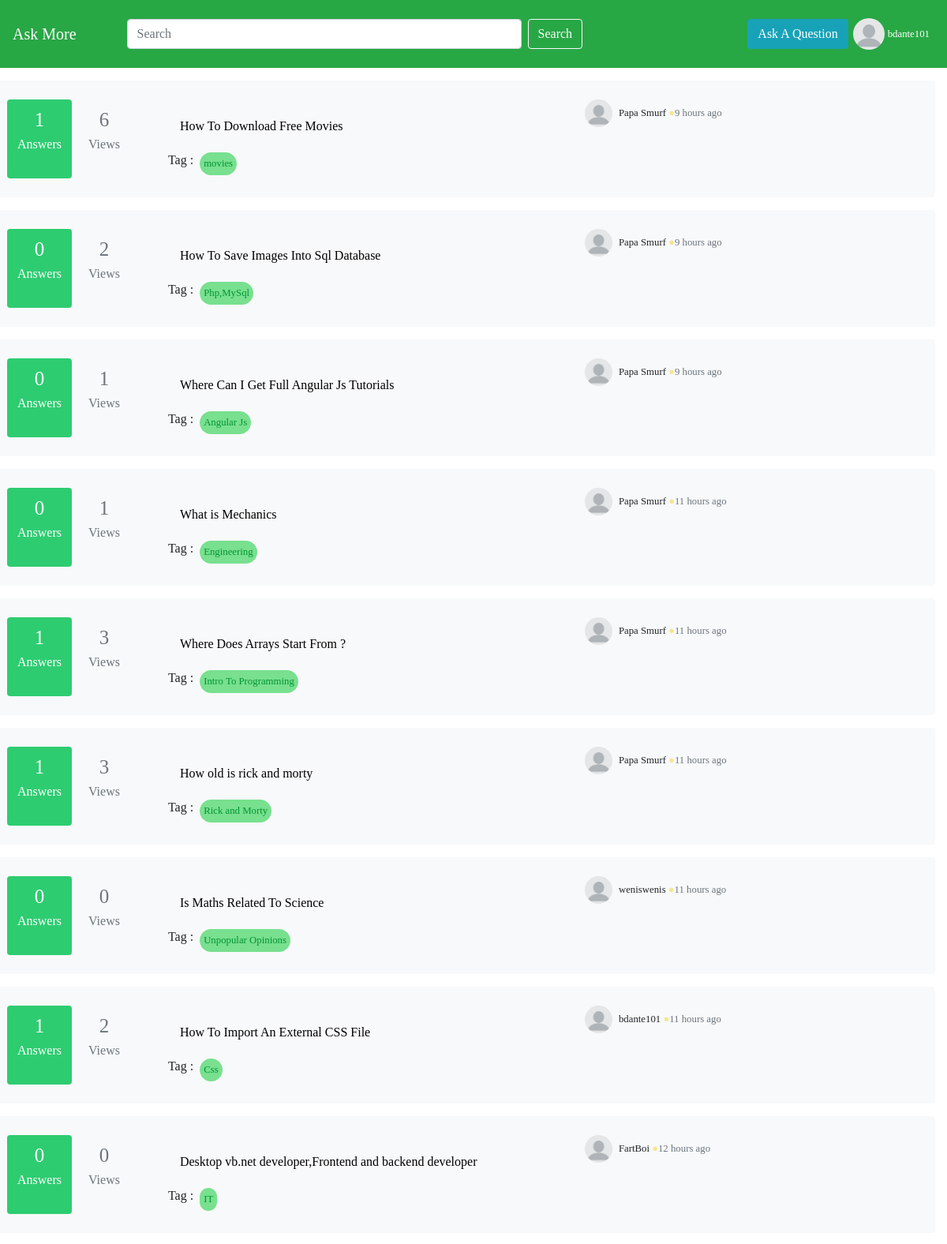
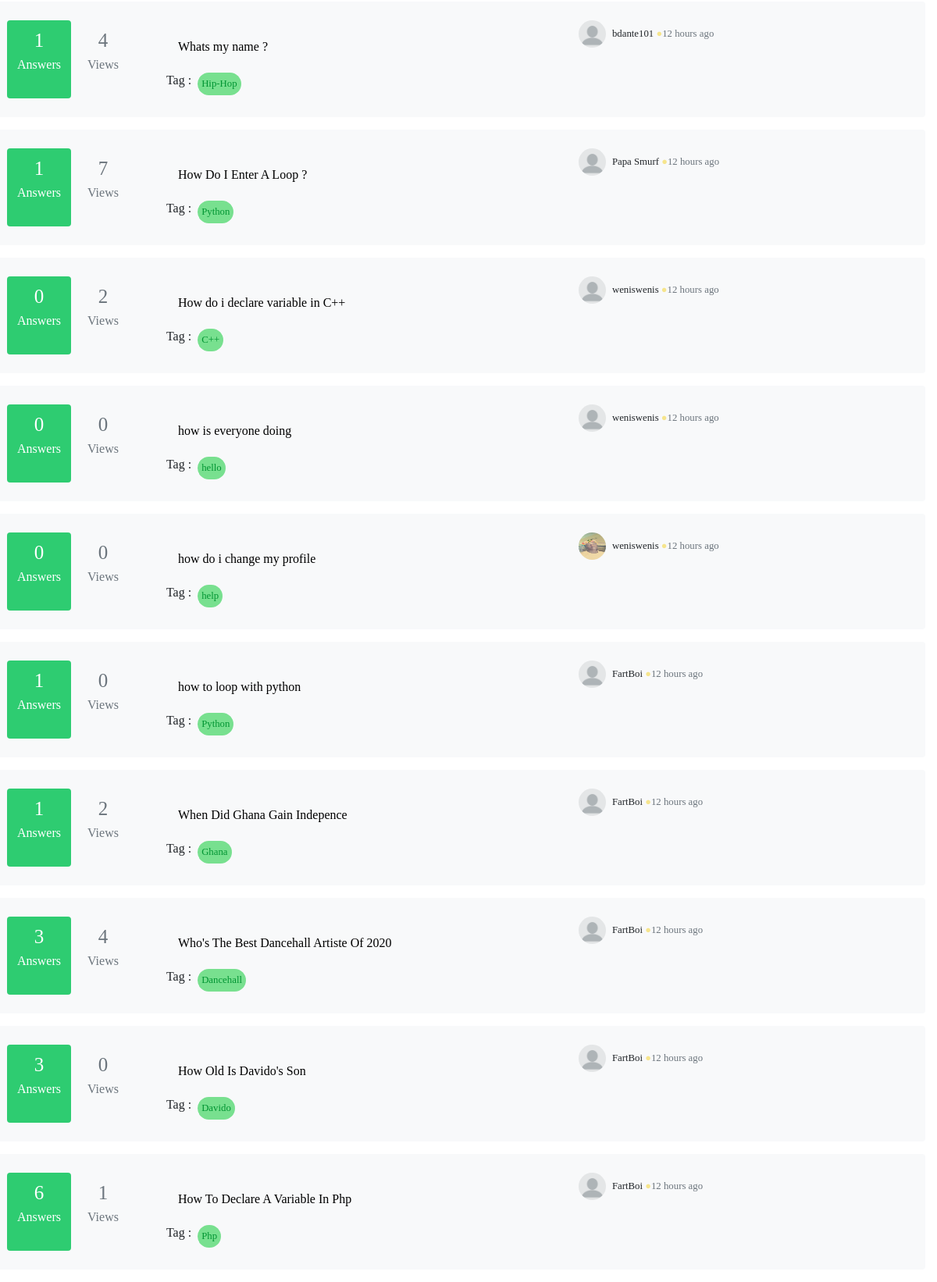
The page /home/ (signed in) on the database its author committed (2 pictures, top to bottom).
### tables this page shows
CREATE TABLE `usertbl` (
  `id` int(11) NOT NULL,
  `pic` varchar(1000) NOT NULL,
  `fname` text NOT NULL,
  `lname` text NOT NULL,
  `dob` date NOT NULL,
  `username` varchar(100) NOT NULL,
  `pass` varchar(100) NOT NULL
);

CREATE TABLE `questiontbl` (
  `id` int(11) NOT NULL,
  `title` varchar(500) NOT NULL,
  `description` varchar(5000) NOT NULL,
  `tag1` varchar(30) NOT NULL,
  `views` int(11) NOT NULL,
  `upvote` int(11) NOT NULL,
  `upload_time` timestamp NOT NULL DEFAULT CURRENT_TIMESTAMP ON UPDATE CURRENT_TIMESTAMP,
  `u_pic` varchar(100) NOT NULL,
  `u_name` text NOT NULL
);

### time_convert.php (called while the page is built)
<?php
function time_elapsed_string($datetime, $full = false) {
    $now = new DateTime;
    $ago = new DateTime($datetime);
    $diff = $now->diff($ago);
    $diff->w = floor($diff->d / 7);
    $diff->d -= $diff->w * 7;
    $string = array(
        'y' => 'year',
        'm' => 'month',
        'w' => 'week',
        'd' => 'day',
        'h' => 'hour',
        'i' => 'minute',
        's' => 'second',
    );
    foreach ($string as $k => &$v) {
        if ($diff->$k) {
            $v = $diff->$k . ' ' . $v . ($diff->$k > 1 ? 's' : '');
        } else {
            unset($string[$k]);
        }
    }
    if (!$full) $string = array_slice($string, 0, 1);
    return $string ? implode(', ', $string) . ' ago' : 'just now';
}
?>

### home/index.php (the view, shortened to what this page needs)
<?php
include('../initialize.php');
include('../time_convert.php');
?>
<!DOCTYPE html>
<html>
<head>
	<link rel="stylesheet" type="text/css" href="../css/text.css">
	<link rel="stylesheet" type="text/css" href="../bootstrap-4.5.0-dist/css/bootstrap.css">
	<link rel="stylesheet" href="https://cdnjs.cloudflare.com/ajax/libs/font-awesome/4.7.0/css/font-awesome.min.css">
</head>
<body>
<nav class="mb-3 navbar sticky-top navbar-expand-lg navbar-dark bg-success">
  <a class="navbar-brand" href="index.php">Ask More</a>
   <form method="GET" action="index.php" class="form-inline mr-sm-5 my-lg-0">
      <input id="Navwidth" class="form-control ml-lg-5 mr-sm-2" type="search" name="search" placeholder="Search" aria-label="Search">
      <button type="submit" class="btn text-white btn-outline-light my-2 my-sm-0" type="submit">Search</button>
    </form>
  <div class="collapse navbar-collapse" id="navbarSupportedContent-333">
    <ul class="navbar-nav ml-auto nav-flex-icons">
    	<li class="nav-item dropdown">
    		<button class="btn btn-info text-white mt-3" data-toggle="modal" data-target="#exampleModalLong">Ask A Question</button>
    	</li>
      <li class="nav-item dropdown">
        <a class="nav-link" id="navbarDropdownMenuLink-333" data-toggle="dropdown"
          aria-haspopup="true" aria-expanded="false">
         <?php
          $name=$_SESSION['username'];
          $sql="SELECT username,pic from usertbl WHERE username='$name'";
          $result=$con->query($sql);
          while ($row=$result->fetch_assoc()) {
	      echo '<div class="btn row">
          <img id="profileimg" src="../'.$row['pic'].'" width="40" height="40" />
           <small id="username">'.stripslashes($row['username']).'</small></div>'
     ;
	}
?>
        </a>
      </li>
    </ul>
  </div>
</nav>
<?php
if (isset($_GET['search'])) {
  $search =$_GET['search'];
  $search="SELECT * FROM questiontbl WHERE title LIKE '%$search%'";
  $search_results= $con->query($search);
  while ($row=$search_results->fetch_assoc()) {
      $sum_qry="SELECT COUNT(*) FROM commentstbl WHERE question_id=".$row['id']."";
      $sum=$con->query($sum_qry);
      while ($answers=$sum->fetch_assoc()){
echo"
    <div class='container-fluid bg-light rounded mb-3 p-4 row'>
      <div style='background-color: #2ECC71; height:100px; width: auto;' class='btn  text-white'>
        <span class='text' style='font-size: 25px;'>".$answers["COUNT(*)"]."</span>
        <p>Answers</p>
      </div>
      <div style='height:100px; width: auto;' class='btn ml-2 mr-5 text-secondary'>
        <span class='text' style='font-size: 25px;'>".$row['views']."</span>
        <p>Views</p>
      </div>
      <div>
        <h6 class='text mt-4'><a style='color:black;' href='question.php?id=".bin2hex(base64_encode($row['id']))."'>".stripslashes($row['title'])."</a></h6>
        <div class='row'><h6  class='pt-3'>Tag : </h6>
         <small class='text mt-3 ml-2' style='background-color:#78e08f; width:auto; padding: 5px; height:auto; color:#009432; border-radius:20px;'>".$row['tag1']."</small>
        </div>
      </div>
      <div id='leftee' class='ml-5 mb-2'>
          <img src='../".$row['u_pic']."' height='35' width='35' style='border-radius:100px;'><small class='ml-2'>".stripslashes($row['u_name'])."<span style='color:#f6e58d;'> &#x25cf;</span><span class='text text-secondary'>". time_elapsed_string($row['upload_time'])."</span></small>
        </div>
    </div>
    ";}}}
else{
?>
<?php
  $sql="SELECT id,title,description,tag1,views,upvote,upload_time,u_pic,u_name FROM questiontbl ORDER BY upload_time DESC";
  $result=$con->query($sql);
  while ($row=$result->fetch_assoc()) {
      $sum_qry="SELECT COUNT(*) FROM commentstbl WHERE question_id=".$row['id']."";
      $sum=$con->query($sum_qry);
      while ($answers=$sum->fetch_assoc()){
    echo"
    <div class='container-fluid  bg-light rounded mb-3 p-4 row'>
      <div style='background-color: #2ECC71; height:100px; width: auto;' class='btn  text-white'>
        <span class='text' style='font-size: 25px;'>".$answers["COUNT(*)"]."</span>
        <p>Answers</p>
      </div>
      <div style='height:100px; width: auto;' class='btn ml-2 mr-5 text-secondary'>
        <span class='text' style='font-size: 25px;'>".$row['views']."</span>
        <p>Views</p>
      </div>
      <div class='col-md-5'>
        <h6 class='text mt-4'><a style='color:black;' href='question.php?id=".bin2hex(base64_encode($row['id']))."'>".stripslashes($row['title'])."</a></h6>
        <div class='row'><h6  class='pt-3'>Tag : </h6>
          <small class='text mt-3 ml-2' style='background-color:#78e08f; width:auto; padding: 5px; height:auto; color:#009432; border-radius:20px;'>".$row['tag1']."</small>
        </div>
      </div>
      <div id='leftee' class='ml-5 mb-2'>
          <img src='../".$row['u_pic']."' height='35' width='35' style='border-radius:100px;'><small class='ml-2'>".stripslashes($row['u_name'])."<span style='color:#f6e58d;'> &#x25cf;</span><span class='text text-secondary'>". time_elapsed_string($row['upload_time'])."</span></small>
        </div>
    </div>
    ";}
  }
}
  ?>
</body>
</html>

### css/text.css (style rules this page uses)
* { font-family:montserrat; }

### home/index.php (style rules this page uses)
#profileimg { border-radius: 100px; }
#username { color:white; font-weight: none; }
#Navwidth { width: 500px; }

### rows shown on the page
usertbl: pic (placeholder picture), username "bdante101"
questiontbl: COUNT "1", views "6", title "How To Download Free Movies", tag1 "movies", u_pic (placeholder picture), u_name "Papa Smurf", upload_time "9 hours ago"
questiontbl: COUNT "0", views "2", title "How To Save Images Into Sql Database", tag1 "Php,MySql", u_pic (placeholder picture), u_name "Papa Smurf", upload_time "9 hours ago"
questiontbl: COUNT "0", views "1", title "Where Can I Get Full Angular Js Tutorials", tag1 "Angular Js", u_pic (placeholder picture), u_name "Papa Smurf", upload_time "9 hours ago"
questiontbl: COUNT "0", views "1", title "What is Mechanics", tag1 "Engineering", u_pic (placeholder picture), u_name "Papa Smurf", upload_time "11 hours ago"
questiontbl: COUNT "1", views "3", title "Where Does Arrays Start From ?", tag1 "Intro To Programming", u_pic (placeholder picture), u_name "Papa Smurf", upload_time "11 hours ago"
questiontbl: COUNT "1", views "3", title "How old is rick and morty", tag1 "Rick and Morty", u_pic (placeholder picture), u_name "Papa Smurf", upload_time "11 hours ago"
questiontbl: COUNT "0", views "0", title "Is Maths Related To Science", tag1 "Unpopular Opinions", u_pic (placeholder picture), u_name "weniswenis", upload_time "11 hours ago"
questiontbl: COUNT "1", views "2", title "How To Import An External CSS File", tag1 "Css", u_pic (placeholder picture), u_name "bdante101", upload_time "11 hours ago"
questiontbl: COUNT "0", views "0", title "Desktop vb.net developer,Frontend and backend developer", tag1 "IT", u_pic (placeholder picture), u_name "FartBoi", upload_time "12 hours ago"
questiontbl: COUNT "1", views "4", title "Whats my name ?", tag1 "Hip-Hop", u_pic (placeholder picture), u_name "bdante101", upload_time "12 hours ago"
questiontbl: COUNT "1", views "7", title "How Do I Enter A Loop ?", tag1 "Python", u_pic (placeholder picture), u_name "Papa Smurf", upload_time "12 hours ago"
questiontbl: COUNT "0", views "2", title "How do i declare variable in C++", tag1 "C++", u_pic (placeholder picture), u_name "weniswenis", upload_time "12 hours ago"
questiontbl: COUNT "0", views "0", title "how is everyone doing", tag1 "hello", u_pic (placeholder picture), u_name "weniswenis", upload_time "12 hours ago"
questiontbl: COUNT "0", views "0", title "how do i change my profile", tag1 "help", u_pic (picture), u_name "weniswenis", upload_time "12 hours ago"
questiontbl: COUNT "1", views "0", title "how to loop with python", tag1 "Python", u_pic (placeholder picture), u_name "FartBoi", upload_time "12 hours ago"
questiontbl: COUNT "1", views "2", title "When Did Ghana Gain Indepence", tag1 "Ghana", u_pic (placeholder picture), u_name "FartBoi", upload_time "12 hours ago"
questiontbl: COUNT "3", views "4", title "Who's The Best Dancehall Artiste Of 2020", tag1 "Dancehall", u_pic (placeholder picture), u_name "FartBoi", upload_time "12 hours ago"
questiontbl: COUNT "3", views "0", title "How Old Is Davido's Son", tag1 "Davido", u_pic (placeholder picture), u_name "FartBoi", upload_time "12 hours ago"
questiontbl: COUNT "6", views "1", title "How To Declare A Variable In Php", tag1 "Php", u_pic (placeholder picture), u_name "FartBoi", upload_time "12 hours ago"
